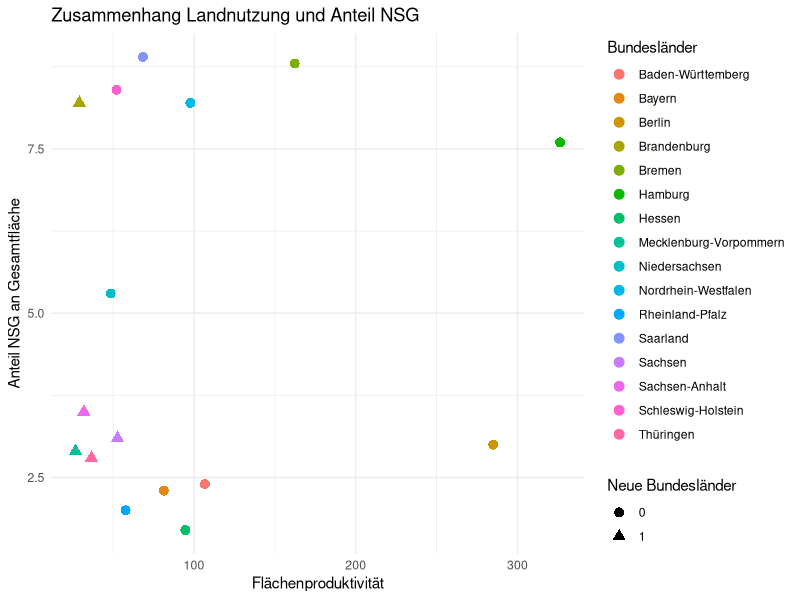

This figure's R source:
## ---- chunk 1

# Packete für die Analyse

#install.packages("readxl") 
#install.packages("ggplot2")
#install.packages("dplyr") 
#install.packages("tidyverse")

library(readxl)
library(ggplot2) 
library(dplyr) 
library(tidyverse)
## ---- chunk 2
# load data

setwd("C:/~")

Naturschutz <- read_excel("Naturschutz.xlsx") 
View(Naturschutz)

## ---- chunk 3
# Ausschluss AWZ und Deutschland. Den neuen Dataframe nennen wir Naturschutz für die Bundesländer

Naturschutz_bl <- Naturschutz %>% 
  filter(BL != "AWZ", BL != "Deutschland" )
glimpse(Naturschutz_bl)

## ---- chunk 4
# Wir geben in den neuen Dataframe auf die Produktivitätsvariable und setzen diese im gleichen df als Zahl

Naturschutz_bl$flächeproduktivität_mill_km2 <- as.numeric(Naturschutz_bl$flächeproduktivität_mill_km2)
## ---- chunk 5
Naturschutz_bl$Ost <- as.character(Naturschutz_bl$Ost) 
## ---- chunk 6
ggplot(Naturschutz_bl, aes(x= flächeproduktivität_mill_km2 , y=anteil_nsg_an_fläche, color = BL, shape = Ost)) + 
  geom_point(size = 3, na.rm = TRUE) +
  labs(
    x = "Flächenproduktivität",
    y = "Anteil NSG an Gesamtfläche", 
    color = "Bundesländer", 
    shape = "Neue Bundesländer", 
    title = "Zusammenhang Landnutzung und Anteil NSG", 
  ) +
  theme_minimal()
## ---- chunk 7
Naturschutz_bl$Ost <- as.numeric(Naturschutz_bl$Ost) 
glimpse(Naturschutz_bl)
## ---- chunk 8
lm1 <- lm(anteil_nsg_an_fläche ~  fläche_brutto_ha + fläche_nsg_ha + anzahl_nsg + flächeproduktivität_mill_km2  + Ost, data = Naturschutz_bl)
summary(lm1)
## ---- chunk 9
Naturschutz_ohne_Stadt <- Naturschutz %>% 
  filter(BL != "Hamburg", BL != "Bremen", BL != "Berlin", BL != "AWZ", BL != "Deutschland") 
glimpse(Naturschutz_ohne_Stadt)
## ---- chunk 10
Naturschutz_ohne_Stadt$flächeproduktivität_mill_km2  <- as.numeric(Naturschutz_ohne_Stadt$flächeproduktivität_mill_km2 ) 
## ---- chunk 11
lm2 <- lm(anteil_nsg_an_fläche ~  fläche_brutto_ha + fläche_nsg_ha + anzahl_nsg + flächeproduktivität_mill_km2  + Ost, data = Naturschutz_ohne_Stadt)
summary(lm2)
